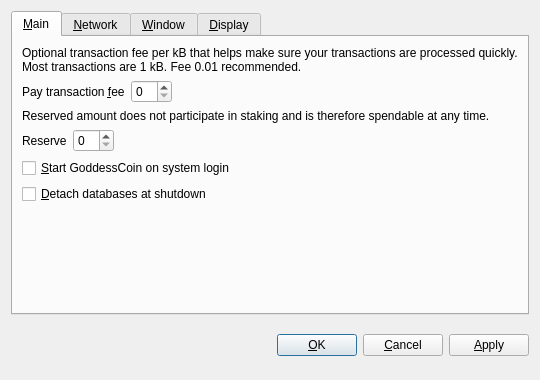
<?xml version="1.0" encoding="UTF-8"?>
<ui version="4.0">
 <class>OptionsDialog</class>
 <widget class="QDialog" name="OptionsDialog">
  <property name="geometry">
   <rect>
    <x>0</x>
    <y>0</y>
    <width>540</width>
    <height>380</height>
   </rect>
  </property>
  <property name="windowTitle">
   <string>Options</string>
  </property>
  <property name="modal">
   <bool>true</bool>
  </property>
  <layout class="QVBoxLayout" name="verticalLayout">
   <item>
    <widget class="QTabWidget" name="tabWidget">
     <property name="tabPosition">
      <enum>QTabWidget::North</enum>
     </property>
     <property name="currentIndex">
      <number>0</number>
     </property>
     <widget class="QWidget" name="tabMain">
      <attribute name="title">
       <string>&amp;Main</string>
      </attribute>
      <layout class="QVBoxLayout" name="verticalLayout_Main">
       <item>
        <widget class="QLabel" name="transactionFeeInfoLabel">
         <property name="text">
          <string>Optional transaction fee per kB that helps make sure your transactions are processed quickly. Most transactions are 1 kB. Fee 0.01 recommended.</string>
         </property>
         <property name="textFormat">
          <enum>Qt::PlainText</enum>
         </property>
         <property name="wordWrap">
          <bool>true</bool>
         </property>
        </widget>
       </item>
       <item>
        <layout class="QHBoxLayout" name="horizontalLayoutFee">
         <item>
          <widget class="QLabel" name="transactionFeeLabel">
           <property name="text">
            <string>Pay transaction &amp;fee</string>
           </property>
           <property name="textFormat">
            <enum>Qt::PlainText</enum>
           </property>
           <property name="buddy">
            <cstring>transactionFee</cstring>
           </property>
          </widget>
         </item>
         <item>
          <widget class="BitcoinAmountField" name="transactionFee"/>
         </item>
         <item>
          <spacer name="horizontalSpacerFee">
           <property name="orientation">
            <enum>Qt::Horizontal</enum>
           </property>
           <property name="sizeHint" stdset="0">
            <size>
             <width>40</width>
             <height>20</height>
            </size>
           </property>
          </spacer>
         </item>
        </layout>
       </item>
       <item>
        <widget class="QLabel" name="reserveBalanceInfoLabel">
         <property name="text">
          <string>Reserved amount does not participate in staking and is therefore spendable at any time.</string>
         </property>
         <property name="textFormat">
          <enum>Qt::PlainText</enum>
         </property>
         <property name="wordWrap">
          <bool>true</bool>
         </property>
        </widget>
       </item>
       <item>
        <layout class="QHBoxLayout" name="horizontalLayoutReserveBalance">
         <item>
          <widget class="QLabel" name="reserveBalanceLabel">
           <property name="text">
            <string>Reserve</string>
           </property>
           <property name="textFormat">
            <enum>Qt::PlainText</enum>
           </property>
           <property name="buddy">
            <cstring>reserveBalance</cstring>
           </property>
          </widget>
         </item>
         <item>
          <widget class="BitcoinAmountField" name="reserveBalance"/>
         </item>
         <item>
          <spacer name="horizontalSpacerReserveBalance">
           <property name="orientation">
            <enum>Qt::Horizontal</enum>
           </property>
           <property name="sizeHint" stdset="0">
            <size>
             <width>40</width>
             <height>20</height>
            </size>
           </property>
          </spacer>
         </item>
        </layout>
       </item>
       <item>
        <widget class="QCheckBox" name="bitcoinAtStartup">
         <property name="toolTip">
          <string>Automatically start GoddessCoin after logging in to the system.</string>
         </property>
         <property name="text">
          <string>&amp;Start GoddessCoin on system login</string>
         </property>
        </widget>
       </item>
       <item>
        <widget class="QCheckBox" name="detachDatabases">
         <property name="toolTip">
          <string>Detach block and address databases at shutdown. This means they can be moved to another data directory, but it slows down shutdown. The wallet is always detached.</string>
         </property>
         <property name="text">
          <string>&amp;Detach databases at shutdown</string>
         </property>
        </widget>
       </item>
       <item>
        <spacer name="verticalSpacer_Main">
         <property name="orientation">
          <enum>Qt::Vertical</enum>
         </property>
         <property name="sizeHint" stdset="0">
          <size>
           <width>20</width>
           <height>40</height>
          </size>
         </property>
        </spacer>
       </item>
      </layout>
     </widget>
     <widget class="QWidget" name="tabNetwork">
      <attribute name="title">
       <string>&amp;Network</string>
      </attribute>
      <layout class="QVBoxLayout" name="verticalLayout_Network">
       <item>
        <widget class="QCheckBox" name="mapPortUpnp">
         <property name="toolTip">
          <string>Automatically open the GoddessCoin client port on the router. This only works when your router supports UPnP and it is enabled.</string>
         </property>
         <property name="text">
          <string>Map port using &amp;UPnP</string>
         </property>
        </widget>
       </item>
       <item>
        <widget class="QCheckBox" name="connectSocks">
         <property name="toolTip">
          <string>Connect to the GoddessCoin network through a SOCKS proxy (e.g. when connecting through Tor).</string>
         </property>
         <property name="text">
          <string>&amp;Connect through SOCKS proxy:</string>
         </property>
        </widget>
       </item>
       <item>
        <layout class="QHBoxLayout" name="horizontalLayout_Network">
         <item>
          <widget class="QLabel" name="proxyIpLabel">
           <property name="text">
            <string>Proxy &amp;IP:</string>
           </property>
           <property name="textFormat">
            <enum>Qt::PlainText</enum>
           </property>
           <property name="buddy">
            <cstring>proxyIp</cstring>
           </property>
          </widget>
         </item>
         <item>
          <widget class="QValidatedLineEdit" name="proxyIp">
           <property name="maximumSize">
            <size>
             <width>140</width>
             <height>16777215</height>
            </size>
           </property>
           <property name="toolTip">
            <string>IP address of the proxy (e.g. 127.0.0.1)</string>
           </property>
          </widget>
         </item>
         <item>
          <widget class="QLabel" name="proxyPortLabel">
           <property name="text">
            <string>&amp;Port:</string>
           </property>
           <property name="textFormat">
            <enum>Qt::PlainText</enum>
           </property>
           <property name="buddy">
            <cstring>proxyPort</cstring>
           </property>
          </widget>
         </item>
         <item>
          <widget class="QLineEdit" name="proxyPort">
           <property name="maximumSize">
            <size>
             <width>55</width>
             <height>16777215</height>
            </size>
           </property>
           <property name="toolTip">
            <string>Port of the proxy (e.g. 9050)</string>
           </property>
          </widget>
         </item>
         <item>
          <widget class="QLabel" name="socksVersionLabel">
           <property name="text">
            <string>SOCKS &amp;Version:</string>
           </property>
           <property name="textFormat">
            <enum>Qt::PlainText</enum>
           </property>
           <property name="buddy">
            <cstring>socksVersion</cstring>
           </property>
          </widget>
         </item>
         <item>
          <widget class="QValueComboBox" name="socksVersion">
           <property name="toolTip">
            <string>SOCKS version of the proxy (e.g. 5)</string>
           </property>
          </widget>
         </item>
         <item>
          <spacer name="horizontalSpacer_Network">
           <property name="orientation">
            <enum>Qt::Horizontal</enum>
           </property>
           <property name="sizeHint" stdset="0">
            <size>
             <width>40</width>
             <height>20</height>
            </size>
           </property>
          </spacer>
         </item>
        </layout>
       </item>
       <item>
        <spacer name="verticalSpacer_Network">
         <property name="orientation">
          <enum>Qt::Vertical</enum>
         </property>
         <property name="sizeHint" stdset="0">
          <size>
           <width>20</width>
           <height>40</height>
          </size>
         </property>
        </spacer>
       </item>
      </layout>
     </widget>
     <widget class="QWidget" name="tabWindow">
      <attribute name="title">
       <string>&amp;Window</string>
      </attribute>
      <layout class="QVBoxLayout" name="verticalLayout_Window">
       <item>
        <widget class="QCheckBox" name="minimizeToTray">
         <property name="toolTip">
          <string>Show only a tray icon after minimizing the window.</string>
         </property>
         <property name="text">
          <string>&amp;Minimize to the tray instead of the taskbar</string>
         </property>
        </widget>
       </item>
       <item>
        <widget class="QCheckBox" name="minimizeOnClose">
         <property name="toolTip">
          <string>Minimize instead of exit the application when the window is closed. When this option is enabled, the application will be closed only after selecting Quit in the menu.</string>
         </property>
         <property name="text">
          <string>M&amp;inimize on close</string>
         </property>
        </widget>
       </item>
       <item>
        <spacer name="verticalSpacer_Window">
         <property name="orientation">
          <enum>Qt::Vertical</enum>
         </property>
         <property name="sizeHint" stdset="0">
          <size>
           <width>20</width>
           <height>40</height>
          </size>
         </property>
        </spacer>
       </item>
      </layout>
     </widget>
     <widget class="QWidget" name="tabDisplay">
      <attribute name="title">
       <string>&amp;Display</string>
      </attribute>
      <layout class="QVBoxLayout" name="verticalLayout_Display">
       <item>
        <layout class="QHBoxLayout" name="horizontalLayout_1_Display">
         <item>
          <widget class="QLabel" name="langLabel">
           <property name="text">
            <string>User Interface &amp;language:</string>
           </property>
           <property name="textFormat">
            <enum>Qt::PlainText</enum>
           </property>
           <property name="buddy">
            <cstring>lang</cstring>
           </property>
          </widget>
         </item>
         <item>
          <widget class="QValueComboBox" name="lang">
           <property name="toolTip">
            <string>The user interface language can be set here. This setting will take effect after restarting GoddessCoin.</string>
           </property>
          </widget>
         </item>
        </layout>
       </item>
       <item>
        <layout class="QHBoxLayout" name="horizontalLayout_2_Display">
         <item>
          <widget class="QLabel" name="unitLabel">
           <property name="text">
            <string>&amp;Unit to show amounts in:</string>
           </property>
           <property name="textFormat">
            <enum>Qt::PlainText</enum>
           </property>
           <property name="buddy">
            <cstring>unit</cstring>
           </property>
          </widget>
         </item>
         <item>
          <widget class="QValueComboBox" name="unit">
           <property name="toolTip">
            <string>Choose the default subdivision unit to show in the interface and when sending coins.</string>
           </property>
          </widget>
         </item>
        </layout>
       </item>
       <item>
        <widget class="QCheckBox" name="displayAddresses">
         <property name="toolTip">
          <string>Whether to show GoddessCoin addresses in the transaction list or not.</string>
         </property>
         <property name="text">
          <string>&amp;Display addresses in transaction list</string>
         </property>
        </widget>
       </item>
       <item>
        <widget class="QCheckBox" name="coinControlFeatures">
         <property name="toolTip">
          <string>Whether to show coin control features or not.</string>
         </property>
         <property name="text">
          <string>Display coin &amp;control features (experts only!)</string>
         </property>
        </widget>
       </item>
       <item>
        <spacer name="verticalSpacer_Display">
         <property name="orientation">
          <enum>Qt::Vertical</enum>
         </property>
         <property name="sizeHint" stdset="0">
          <size>
           <width>20</width>
           <height>40</height>
          </size>
         </property>
        </spacer>
       </item>
      </layout>
     </widget>
    </widget>
   </item>
   <item>
    <layout class="QHBoxLayout" name="horizontalLayout_Buttons">
     <item>
      <spacer name="horizontalSpacer_1">
       <property name="orientation">
        <enum>Qt::Horizontal</enum>
       </property>
       <property name="sizeHint" stdset="0">
        <size>
         <width>40</width>
         <height>48</height>
        </size>
       </property>
      </spacer>
     </item>
     <item>
      <widget class="QLabel" name="statusLabel">
       <property name="font">
        <font>
         <weight>75</weight>
         <bold>true</bold>
        </font>
       </property>
       <property name="text">
        <string/>
       </property>
       <property name="textFormat">
        <enum>Qt::PlainText</enum>
       </property>
       <property name="wordWrap">
        <bool>true</bool>
       </property>
      </widget>
     </item>
     <item>
      <spacer name="horizontalSpacer_2">
       <property name="orientation">
        <enum>Qt::Horizontal</enum>
       </property>
       <property name="sizeHint" stdset="0">
        <size>
         <width>40</width>
         <height>48</height>
        </size>
       </property>
      </spacer>
     </item>
     <item>
      <widget class="QPushButton" name="okButton">
       <property name="text">
        <string>&amp;OK</string>
       </property>
      </widget>
     </item>
     <item>
      <widget class="QPushButton" name="cancelButton">
       <property name="text">
        <string>&amp;Cancel</string>
       </property>
       <property name="autoDefault">
        <bool>false</bool>
       </property>
      </widget>
     </item>
     <item>
      <widget class="QPushButton" name="applyButton">
       <property name="text">
        <string>&amp;Apply</string>
       </property>
       <property name="autoDefault">
        <bool>false</bool>
       </property>
      </widget>
     </item>
    </layout>
   </item>
  </layout>
 </widget>
 <customwidgets>
  <customwidget>
   <class>BitcoinAmountField</class>
   <extends>QSpinBox</extends>
   <header>bitcoinamountfield.h</header>
  </customwidget>
  <customwidget>
   <class>QValueComboBox</class>
   <extends>QComboBox</extends>
   <header>qvaluecombobox.h</header>
  </customwidget>
  <customwidget>
   <class>QValidatedLineEdit</class>
   <extends>QLineEdit</extends>
   <header>qvalidatedlineedit.h</header>
  </customwidget>
 </customwidgets>
 <resources/>
 <connections/>
</ui>
